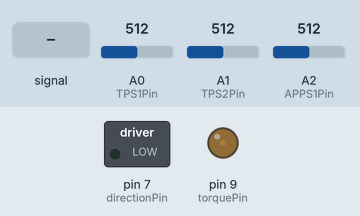
This sketch was run on a simulated Arduino Uno, built with avr-gcc and run on an emulated ATmega328P. Parts: switched loads named in the sketch (green lamp = pin HIGH), output pins drawn as LEDs (lit = HIGH). Inputs (shaded band) come from the test bench; at power-on: A0 (TPS1Pin) = 512, A1 (TPS2Pin) = 512, A2 (APPS1Pin) = 512.

Above: at 1.2 s.
1.3 s: A0 (TPS1Pin) fed a 200 Hz sine of ±81 counts around its level
At 1.45 s:
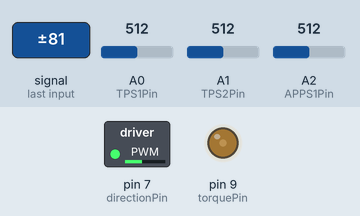
4.3 s: A0 (TPS1Pin) set to 716
5.8 s: A1 (TPS2Pin) set to 233
7.3 s: A1 (TPS2Pin) set to 202
At 7.6 s:
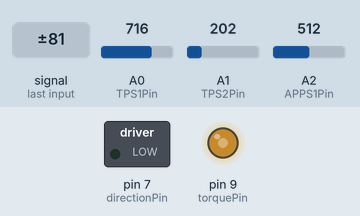
8.8 s: A2 (APPS1Pin) set to 122
At 10.0 s:
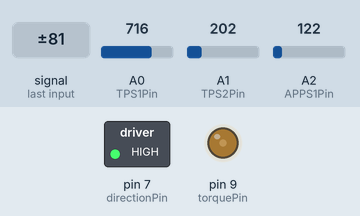
10.3 s: A1 (TPS2Pin) set to 0
At 11.6 s:
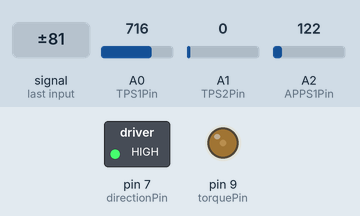
Timing chart, 0 to 12.8 s (numbered marks = the images above; inputs shaded):
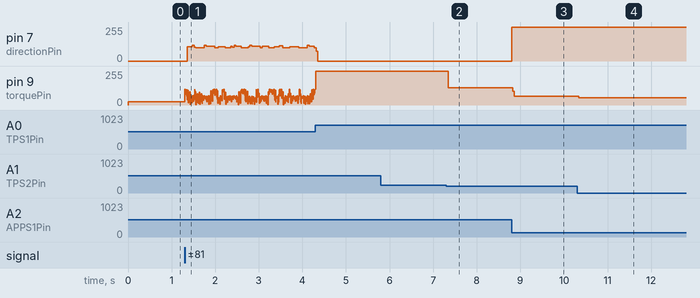

Measured:
- the behaviour switches between 217 and 216 on A1 (TPS2Pin) (found by bisection; images 1 and 2)
- after the input at 5.8 s, every drawn part: stays the same
- after the input at 7.3 s, pin 9 (torquePin): 255/255 → 129/255 at once
- after the input at 8.8 s, pin 7 (directionPin): 0/255 → 255/255 at once; pin 9 (torquePin): 129/255 → 65/255 at once
- after the input at 10.3 s, pin 9 (torquePin): 65/255 → 53/255 at once

The sketch:

ElectronicThrottle.ino
```cpp
#include <PID_v1.h>

const int TPS1Pin = A0;  //Pin of TPS1
const int TPS2Pin = A1;  //Pin of TPS2
const int APPS1Pin = A2; // TEMP potentiometer
const int torquePin = 9; //PWM pin to motor driver
const int directionPin = 7; //directionPin

//PID tunings
const double Kp = 1;
const double Ki = 0.00001;
const double Kd = 0.00;

//ETB Constants
const int TPS1Close = 931;
const int TPS1Open = 50;
const int TPS2Close = 90;
const int TPS2Open = 971;

//APPS Constants
const int APPS1Close = 0;
const int APPS1Open = 1024;
const int APPS2Close = 0;
const int APPS2Open = 1024;

double Input;
double OutputTorque;
double DesiredPosition;
int TPS1;
int TPS2;
int TPSdiff;
int APPS1;
int APPS2;
int APPSdiff;

PID myPID(&Input, &OutputTorque, &DesiredPosition, Kp, Ki, Kd, DIRECT);

void setup() {

  Input = 0;
  DesiredPosition = 0;
  myPID.SetMode(AUTOMATIC);

  pinMode(directionPin, OUTPUT);
  pinMode(torquePin, OUTPUT);

  myPID.SetSampleTime(10);

  //Serial.begin(9600);
}

void loop() {

  TPS1 = constrain(analogRead(TPS1Pin), TPS1Open, TPS1Close); // Range: 931 - 50
  TPS2 = constrain(analogRead(TPS2Pin), TPS2Close, TPS2Open); // Range: 90 - 971
  TPSdiff = (TPS1Close - TPS1Open) - ((TPS1 - TPS1Open) + (TPS2 - TPS2Close));

  if(TPSdiff > ((TPS1Close - TPS1Open)*0.1)){ // TPS1 and TPS2 differ by more than 10%
    analogWrite(torquePin, 0);
    Serial.println("ERROR 1");
  }

  Input = map(TPS1, TPS1Close, TPS1Open, 0, 1024);

  APPS1 = constrain(analogRead(APPS1Pin), APPS1Close, APPS1Open); // Range: 0 - 1024
  //APPS2 = analogRead(APPS2Pin); // Range: 0 - 1024
  //APPSdiff = APPS1 - APPS2;

  if(Input < APPS1){
    myPID.SetControllerDirection(DIRECT);
    digitalWrite(directionPin,LOW);
  }
  else{
    myPID.SetControllerDirection(REVERSE);
    digitalWrite(directionPin,HIGH);
  }


  DesiredPosition = APPS1;
  myPID.Compute();

  analogWrite(torquePin, OutputTorque);

//  Serial.print("TPS1: ");
//  Serial.print(TPS1);
//  Serial.print(" TPS2: ");
//  Serial.print(TPS2);
//  Serial.print(" TPSdiff: ");
//  Serial.print(TPSdiff);
//  Serial.print(" APPS1: ");
//  Serial.print(APPS1);
//  Serial.print(" Input: ");
//  Serial.print(Input);
//  Serial.print(" Output: ");
//  Serial.println(OutputTorque);
}
```
